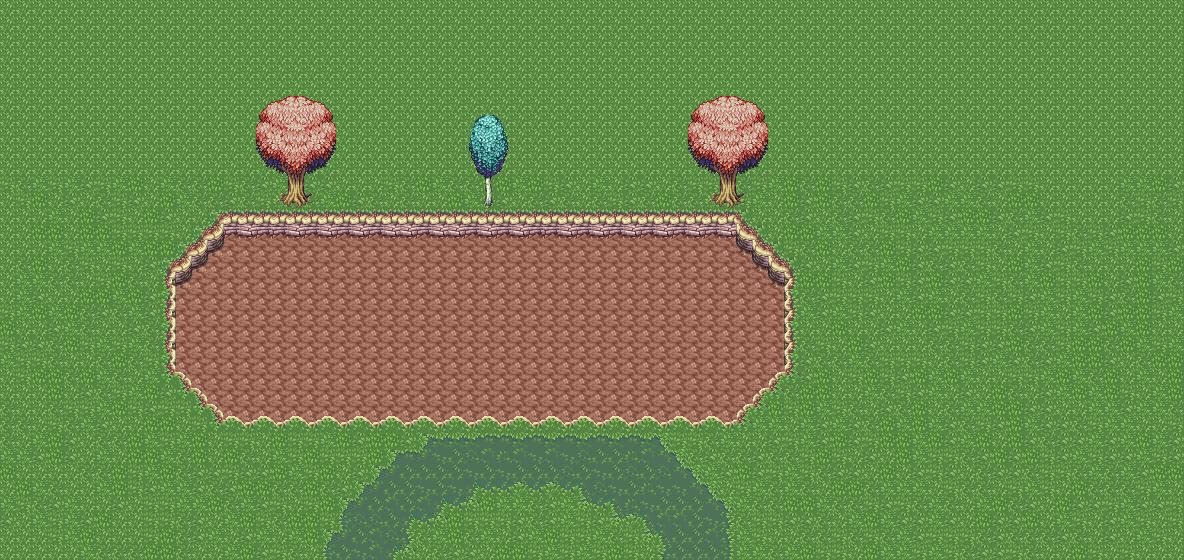

Tiled map render using the project's own tile images. Description and the map definition, with tile-layer contents summarised, below:
An orthogonal 74x35 tile map with 16x16 px tiles, 3 tile layers (base, base, base), 3 hidden layers not drawn, 3 tilesets and 6 objects.

<map version="1.10" tiledversion="1.11.0" orientation="orthogonal" renderorder="right-down" width="74" height="35" tilewidth="16" tileheight="16" infinite="0" nextlayerid="66" nextobjectid="56">
 <properties>
  <property name="int_prop" type="int" value="3" />
 </properties>
 <tileset firstgid="1" source="tilesets/spring_forest.tsx" />
 <tileset firstgid="673" source="tilesets/shape.tsx" />
 <tileset firstgid="1697" source="tilesets/spring_trees.tsx" />
 <group id="58" name="underground">
  <properties>
   <property name="lift" type="int" value="-1" />
  </properties>
  <layer id="59" name="base" width="74" height="35">
   <data>[2590 cells, 532 non-empty, 11 distinct tile ids]</data>
  </layer>
  <layer id="60" name=":mesh:" width="74" height="35" visible="0">
   <data>[2590 cells, 532 non-empty, 6 distinct tile ids]</data>
  </layer>
 </group>
 <group id="40" name="ground">
  <layer id="41" name="base" width="74" height="35">
   <data>[2590 cells, 2108 non-empty, 40 distinct tile ids]</data>
  </layer>
  <layer id="42" name=":mesh:" width="74" height="35" visible="0">
   <data>[2590 cells, 1294 non-empty, 4 distinct tile ids]</data>
  </layer>
 </group>
 <group id="63" name="foliage">
  <layer id="64" name="base" width="74" height="35">
   <data>[2590 cells, 76 non-empty, 45 distinct tile ids]</data>
  </layer>
  <layer id="65" name=":mesh:" width="74" height="35" visible="0">
   <data>[2590 cells, 88 non-empty, 2 distinct tile ids]</data>
  </layer>
 </group>
 <objectgroup color="#00aaff" id="62" name="water">
  <object id="55" x="151.333" y="206.333" width="648.667" height="224.667">
   <properties>
    <property name="lift" type="float" value="-0.5" />
    <property name="type" value="water" />
   </properties>
  </object>
 </objectgroup>
 <objectgroup color="#ffff00" id="61" name="entities">
  <object id="46" x="144" y="274.667">
   <properties>
    <property name="lift" type="int" value="1" />
    <property name="type" value="firefly" />
   </properties>
   <point />
  </object>
  <object id="47" x="369.333" y="274">
   <properties>
    <property name="lift" type="int" value="1" />
    <property name="type" value="firefly" />
   </properties>
   <point />
  </object>
  <object id="48" x="554" y="398.667">
   <properties>
    <property name="lift" type="int" value="1" />
    <property name="type" value="firefly" />
   </properties>
   <point />
  </object>
  <object id="49" x="756.667" y="328">
   <properties>
    <property name="lift" type="int" value="1" />
    <property name="type" value="firefly" />
   </properties>
   <point />
  </object>
  <object id="50" x="636.667" y="354">
   <properties>
    <property name="lift" type="int" value="2" />
    <property name="type" value="firefly" />
   </properties>
   <point />
  </object>
 </objectgroup>
</map>
